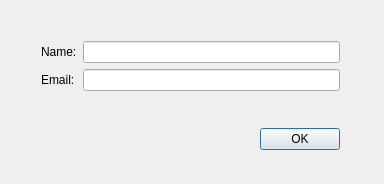
<?xml version="1.0" encoding="UTF-8"?>
<ui version="4.0">
 <class>AddDialog</class>
 <widget class="QDialog" name="AddDialog">
  <property name="geometry">
   <rect>
    <x>0</x>
    <y>0</y>
    <width>384</width>
    <height>184</height>
   </rect>
  </property>
  <property name="windowTitle">
   <string>Add Address</string>
  </property>
  <widget class="QWidget" name="layoutWidget">
   <property name="geometry">
    <rect>
     <x>30</x>
     <y>30</y>
     <width>321</width>
     <height>131</height>
    </rect>
   </property>
   <layout class="QGridLayout" name="gridLayout_2">
    <item row="0" column="0">
     <layout class="QVBoxLayout" name="verticalLayout">
      <item>
       <layout class="QGridLayout" name="gridLayout">
        <item row="0" column="0">
         <widget class="QLabel" name="nameText">
          <property name="text">
           <string>Name:</string>
          </property>
         </widget>
        </item>
        <item row="0" column="1">
         <widget class="QLineEdit" name="nameEdit"/>
        </item>
        <item row="1" column="0">
         <widget class="QLabel" name="emailText">
          <property name="text">
           <string>Email:</string>
          </property>
         </widget>
        </item>
        <item row="1" column="1">
         <widget class="QLineEdit" name="emailEdit"/>
        </item>
       </layout>
      </item>
      <item>
       <spacer name="verticalSpacer">
        <property name="orientation">
         <enum>Qt::Vertical</enum>
        </property>
        <property name="sizeHint" stdset="0">
         <size>
          <width>20</width>
          <height>40</height>
         </size>
        </property>
       </spacer>
      </item>
     </layout>
    </item>
    <item row="1" column="0">
     <layout class="QHBoxLayout" name="horizontalLayout">
      <item>
       <spacer name="horizontalSpacer">
        <property name="orientation">
         <enum>Qt::Horizontal</enum>
        </property>
        <property name="sizeHint" stdset="0">
         <size>
          <width>40</width>
          <height>20</height>
         </size>
        </property>
       </spacer>
      </item>
      <item>
       <widget class="QPushButton" name="okButton">
        <property name="text">
         <string>OK</string>
        </property>
       </widget>
      </item>
     </layout>
    </item>
   </layout>
  </widget>
 </widget>
 <layoutdefault spacing="6" margin="11"/>
 <resources/>
 <connections>
  <connection>
   <sender>okButton</sender>
   <signal>clicked()</signal>
   <receiver>AddDialog</receiver>
   <slot>accept()</slot>
   <hints>
    <hint type="sourcelabel">
     <x>312</x>
     <y>144</y>
    </hint>
    <hint type="destinationlabel">
     <x>233</x>
     <y>148</y>
    </hint>
   </hints>
  </connection>
 </connections>
</ui>
